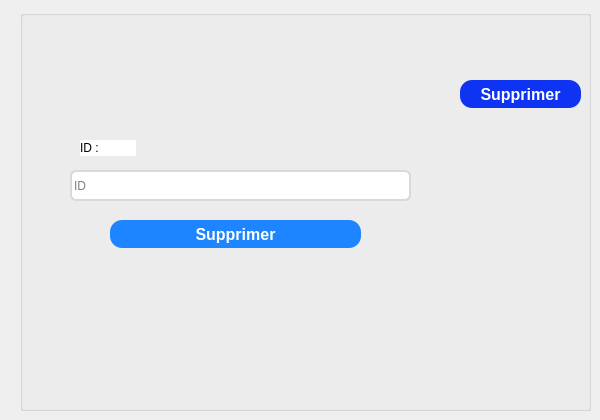
      <widget class="QWidget" name="tab_14">
       <attribute name="title">
        <string>Supprimer</string>
       </attribute>
       <widget class="QGroupBox" name="groupBox_13">
        <property name="geometry">
         <rect>
          <x>20</x>
          <y>10</y>
          <width>571</width>
          <height>401</height>
         </rect>
        </property>
        <property name="styleSheet">
         <string notr="true">/* Style for a QGroupBox for login information */
QGroupBox {
    border: 2px solid #bdc3c7; /* Border with default color */
    border-radius: 8px; /* Rounded corners */
    margin-top: 10px; /* Top margin */
    background-color: #ffffff;
; /* Background color */
}

/* Style for the title of the QGroupBox */
QGroupBox::title {
    subcontrol-origin: margin;
    subcontrol-position: top left;
    left: 10px; /* Offset the title to the left */
    padding: 0 5px; /* Internal padding for the title */
    font-size: 16px; /* Title font size */
    color: #2c3e50; /* Title text color */

}a
</string>
        </property>
        <property name="title">
         <string/>
        </property>
        <widget class="QLabel" name="label_39">
         <property name="geometry">
          <rect>
           <x>60</x>
           <y>130</y>
           <width>56</width>
           <height>16</height>
          </rect>
         </property>
         <property name="styleSheet">
          <string notr="true">background-color: white;
font: 87 9pt &quot;Arial Black&quot;;</string>
         </property>
         <property name="text">
          <string>ID :</string>
         </property>
        </widget>
        <widget class="QPushButton" name="pushButton_20">
         <property name="geometry">
          <rect>
           <x>440</x>
           <y>70</y>
           <width>121</width>
           <height>28</height>
          </rect>
         </property>
         <property name="minimumSize">
          <size>
           <width>93</width>
           <height>28</height>
          </size>
         </property>
         <property name="styleSheet">
          <string notr="true">QPushButton{
	padding: 0px 16px;


width: 86px;
height: 48px;
left: 1996px;
top: 64px;

/* Blue/50 */
background: #0E33F2;
border-radius: 12px;


/* Button */

width: 54px;
height: 24px;

font-family: 'Inter';
font-style: normal;
font-weight: 800;
font-size: 16px;
line-height: 24px;
/* identical to box height, or 150% */

/* Base/100 */
color: #FFFFFF;
}

QPushButton:hover{
	padding: 0px 16px;


width: 86px;
height: 48px;
left: 1996px;
top: 64px;

/* Blue/50 */
background: #0B28C2;
border-radius: 12px;


/* Button */

width: 54px;
height: 24px;

font-family: 'Inter';
font-style: normal;
font-weight: 800;
font-size: 16px;
line-height: 24px;
/* identical to box height, or 150% */

/* Base/100 */
color: #FFFFFF;
}


QPushButton:pressed{
	padding: 0px 16px;


width: 86px;
height: 48px;
left: 1996px;
top: 64px;

/* Blue/50 */
background: #000000;
border-radius: 12px;


/* Button */

width: 54px;
height: 24px;

font-family: 'Inter';
font-style: normal;
font-weight: 800;
font-size: 16px;
line-height: 24px;
/* identical to box height, or 150% */

/* Base/100 */
color: #FFFFFF;
}</string>
         </property>
         <property name="text">
          <string>Supprimer</string>
         </property>
        </widget>
        <widget class="QLineEdit" name="le_id_5">
         <property name="geometry">
          <rect>
           <x>50</x>
           <y>160</y>
           <width>341</width>
           <height>31</height>
          </rect>
         </property>
         <property name="styleSheet">
          <string notr="true">

position: absolute;
width: 428px;
height: 50px;
left: 1122px;
top: 327px;
background-color: #ffffff;

border: 2px solid #D9D9D9;
border-radius: 6px;
</string>
         </property>
         <property name="placeholderText">
          <string>ID</string>
         </property>
        </widget>
        <widget class="QPushButton" name="pushButton_28">
         <property name="geometry">
          <rect>
           <x>90</x>
           <y>210</y>
           <width>251</width>
           <height>28</height>
          </rect>
         </property>
         <property name="sizePolicy">
          <sizepolicy hsizetype="Preferred" vsizetype="Preferred">
           <horstretch>0</horstretch>
           <verstretch>0</verstretch>
          </sizepolicy>
         </property>
         <property name="minimumSize">
          <size>
           <width>93</width>
           <height>28</height>
          </size>
         </property>
         <property name="styleSheet">
          <string notr="true">QPushButton{
	padding: 0px 16px;


width: 86px;
height: 48px;
left: 1996px;
top: 64px;

/* Blue/50 */
background: rgb(28,133,255);
border-radius: 12px;


/* Button */

width: 54px;
height: 24px;

font-family: 'Inter';
font-style: normal;
font-weight: 800;
font-size: 16px;
line-height: 24px;
/* identical to box height, or 150% */

/* Base/100 */
color: white;
font: 87 8.5pt &quot;Segoe UI Black&quot;;
}

QPushButton:hover{
	padding: 0px 16px;


width: 86px;
height: 48px;
left: 1996px;
top: 64px;

/* Blue/50 */
background: #0B28C2;
border-radius: 12px;


/* Button */

width: 54px;
height: 24px;

font-family: 'Inter';
font-style: normal;
font-weight: 800;
font-size: 16px;
line-height: 24px;
/* identical to box height, or 150% */

/* Base/100 */
color: white;
}


QPushButton:pressed{
	padding: 0px 16px;


width: 86px;
height: 48px;
left: 1996px;
top: 64px;

/* Blue/50 */
background: #081E91;
border-radius: 12px;


/* Button */

width: 54px;
height: 24px;

font-family: 'Inter';
font-style: normal;
font-weight: 800;
font-size: 16px;
line-height: 24px;
/* identical to box height, or 150% */

/* Base/100 */
color: white;
}

</string>
         </property>
         <property name="text">
          <string>Supprimer</string>
         </property>
        </widget>
       </widget>
      </widget>
